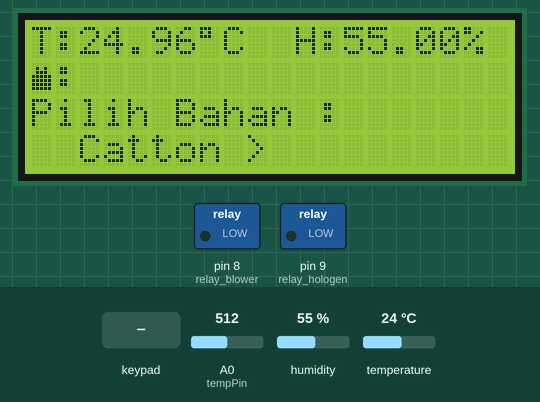
Simulated run of this sketch. Board: Arduino Uno, built with avr-gcc and run on an emulated ATmega328P. Shown: 20×4 character LCD, switched loads named in the sketch (green lamp = pin HIGH). Inputs (shaded band) come from the test bench; at power-on: A0 (tempPin) = 512, humidity 55 %, temperature 24 °C. EEPROM starts erased.

Above: at 4.3 s.
4.4 s: key 'D' pressed
At 4.9 s:
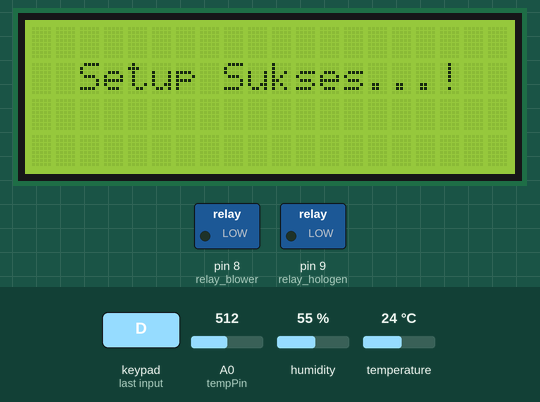
8.0 s: A0 (tempPin) set to 0
At 9.0 s:
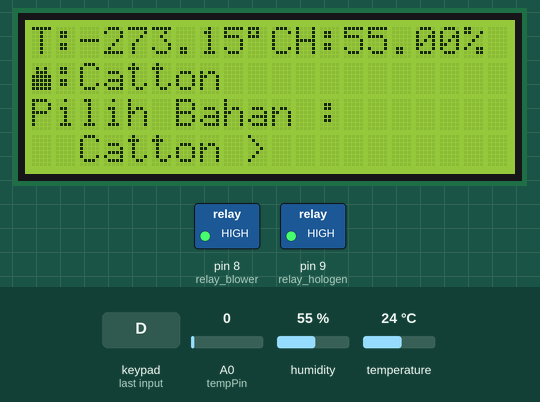
14.0 s: keypad keys 7 6 5 4 D pressed 0.4 s apart
At 16.3 s:
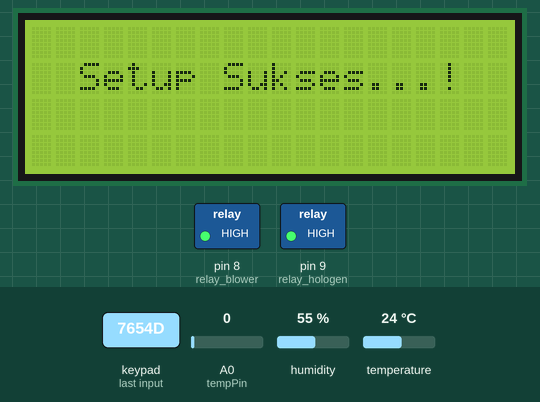
22.0 s: key 'A' pressed
At 23.2 s:
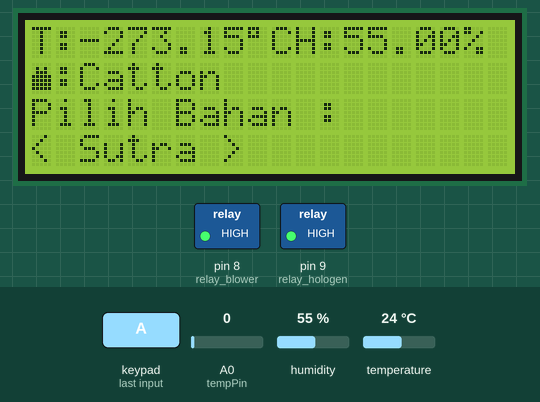
23.5 s: keypad keys 7 6 5 4 A pressed 0.4 s apart
At 26.5 s:
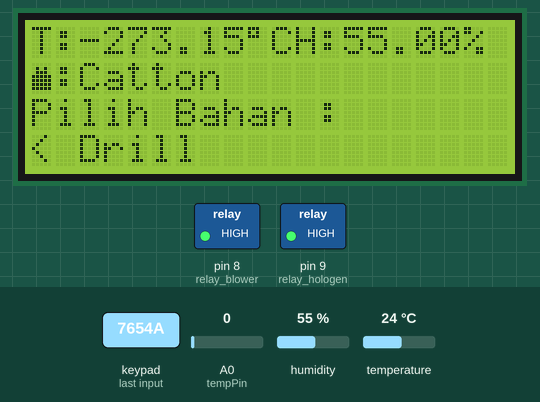
31.5 s: A0 (tempPin) set to 122
At 32.8 s:
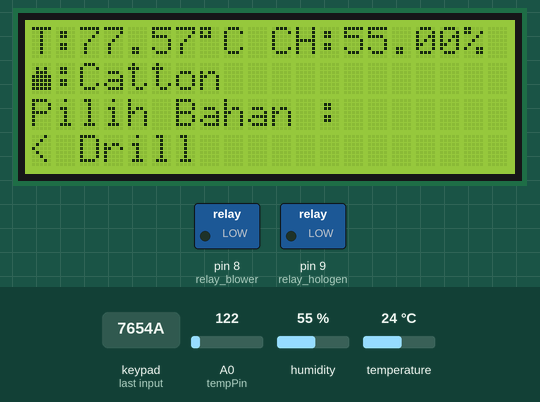
Timing chart, 0 to 34.0 s (numbered marks = the images above; inputs shaded):
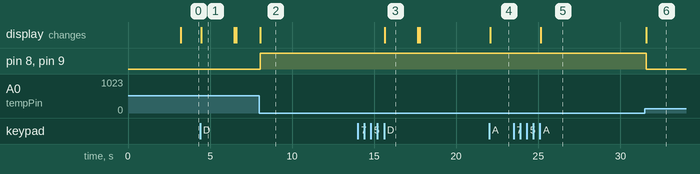

The sketch:

jemuran.ino
```cpp
#include <Wire.h>
#include<LiquidCrystal_I2C.h>
LiquidCrystal_I2C lcd(0x27, 20, 4);

#include <EEPROM.h>
byte kondisi;

//dht11
#include "DHT.h"        // including the library of DHT11 temperature and humidity sensor
#define DHTTYPE DHT11   // DHT 11
#define dht_dpin 12
DHT dht(dht_dpin, DHTTYPE);

//themistor
#define rt0 10000   // Ω
#define b 3977      // K
#define vcc 5    //Supply voltage
#define r 10000  //R=10KΩ
int tempPin = A0;
float val, rt, vr, ln, suhu, T0;
float set_suhu;

#define relay_blower 8
#define relay_hologen 9

int sensor_hujan = A3;
int hujanState = 0;

#define pin_cw 10
#define pin_cww 11
int sens_a = A1;
int sens_b = A2;

#include <Keypad.h>

const byte ROWS = 4; //four rows
const byte COLS = 4; //four columns
//define the cymbols on the buttons of the keypads
char hexaKeys[ROWS][COLS] = {
{'1', '2', '3', 'A'},
{'4', '5', '6', 'B'},
{'7', '8', '9', 'C'},
{'*', '0', '#', 'D'} };
byte rowPins[ROWS] = {7, 6, 5, 4}; //connect to the row pinouts of the keypad
byte colPins[COLS] = {3, 2, 1, 0}; //connect to the column pinouts of the keypad

//initialize an instance of class NewKeypad
Keypad customKeypad = Keypad( makeKeymap(hexaKeys), rowPins, colPins, ROWS, COLS);
int menu = 1;

byte baju[] = {
  B00000,
  B01010,
  B01110,
  B11111,
  B11111,
  B11111,
  B11111,
  B00000
};

void setup(){
  //Serial.begin(9600);
  lcd.begin();
  dht.begin();
  T0 = 25 + 273.15;
  pinMode(relay_blower,OUTPUT);
  pinMode(relay_hologen,OUTPUT);
  pinMode(sensor_hujan, INPUT);
  pinMode(sens_a, INPUT_PULLUP);
  pinMode(sens_b, INPUT_PULLUP);

  digitalWrite(relay_hologen,LOW);
  digitalWrite(relay_blower,LOW);
  lcd.setCursor(2,0);
  lcd.print("Rancangan Bangun");
  lcd.setCursor(2,1);
  lcd.print("Sistem Pengering");
  lcd.setCursor(7,2);
  lcd.print("Pakaian");
  lcd.setCursor(2,3);
  lcd.print("Industri Rumahan");
  delay(3000);
  lcd.clear();
  data_eeprom();
}

void loop(){
  sensor_suhu();
  sensor_kelembaban();
  data_eeprom();
  main_menu();
  lcd.createChar(0, baju);
  lcd.setCursor(0, 1);
  lcd.write(0);
  lcd.print(":");
  Serial.println(set_suhu);
// set suhu
//  if(digitalRead(btn_down)==LOW)
//  {
//    if(set_suhu>0)
//    {
//      set_suhu--;
//    }
//  }
//  if(digitalRead(btn_up)==LOW)
//  {
//    if(set_suhu<150)
//    {
//      set_suhu++;
//    }
//  }
//  lcd.setCursor(0,1);
//  lcd.print("Set suhu: ");
//  lcd.print(set_suhu);
//  lcd.write(0b11011111);
//  lcd.print("    ");
//
char customKey = customKeypad.getKey();
if (customKey=='A'){
    menu++;
  }
if (customKey=='B'){
   menu--;
}
if (customKey=='D'){
   executeAction();
}

//pengaturan blower,lampu,conveyor
if(suhu > set_suhu)
{
  digitalWrite(relay_hologen,LOW);
  digitalWrite(relay_blower,LOW);
}
else
{
  digitalWrite(relay_hologen,HIGH);
  digitalWrite(relay_blower,HIGH);
}
}
void main_menu() {
  lcd.setCursor(0,2);
  lcd.print("Pilih Bahan :");
  switch (menu) {
    case 0:
      menu = 1;
      break;
    case 1:
      lcd.setCursor(0, 3);
      lcd.print("  Catton >  ");
      break;
    case 2:
      lcd.setCursor(0, 3);
      lcd.print("< Sutra >  ");
      break;
    case 3:
      lcd.setCursor(0, 3);
      lcd.print("< Drill    ");
      break;
    case 4:
      menu = 3;
      break;
  }
}

void executeAction() {
  switch (menu) {
    case 1:
      action1();
      break;
    case 2:
      action2();
      break;
    case 3:
      action3();
      break;
  }
}

void action1() {
  lcd.clear();
  EEPROM.write(0,1);
  lcd.setCursor(2, 1);
  lcd.print("Setup Sukses...!");
  delay(2000);
  lcd.clear();
}
void action2() {
  lcd.clear();
  EEPROM.write(0,2);
  lcd.setCursor(2, 1);
  lcd.print("Setup Sukses...!");
  delay(2000);
  lcd.clear();
}
void action3() {
  lcd.clear();
  EEPROM.write(0,3);
  lcd.setCursor(2, 1);
  lcd.print("Setup Sukses...!");
  delay(2000);
  lcd.clear();

}
void data_eeprom() {
  Serial.println(kondisi);
  kondisi=EEPROM.read(0);
  if(kondisi == 1){
    set_suhu = 20.00;
    lcd.setCursor(2, 1);
    lcd.print("Catton");
  }
 if(kondisi==2){
    set_suhu = 28.00;
    lcd.setCursor(2, 1);
    lcd.print("Sutra  ");
  }
  if(kondisi==3){
    set_suhu = 38.00;
    lcd.setCursor(2, 1);
    lcd.print("Drill  ");
  }
}
void sensor_suhu(){
 val = analogRead(A0);              //Acquisition analog value of val
  val = (5.00 / 1023.00) * val;      //Conversion to voltage
  vr = vcc - val;
  rt = val / (vr / r);               //Resistance of rt

  ln = log(rt / rt0);
  suhu = (1 / ((ln / b) + (1 / T0))); //Temperature from thermistor

  suhu = suhu - 273.15;
   lcd.setCursor(0,0);
  lcd.print("T:");
  lcd.print(suhu);
  lcd.write(0b11011111);
  lcd.print("C ");
}
void sensor_kelembaban(){
float h = dht.readHumidity();

lcd.setCursor(11,0);
lcd.print("H:");
lcd.print(h);
lcd.print("%  ");
}
```

Measured:
- after the input at 4.4 s, the display: changes after 0.07 s (image 1)
- after the input at 8.0 s, pin 8 (relay_blower), pin 9 (relay_hologen): LOW → HIGH after 0.07 s; the display: changes after 0.07 s (image 2)
- after the input at 14.0 s, the display: changes after 1.6 s (image 3)
- after the input at 22.0 s, the display: changes after 0.07 s (image 4)
- after the input at 23.5 s, the display: changes after 1.7 s (image 5)
- after the input at 31.5 s, pin 8 (relay_blower), pin 9 (relay_hologen): HIGH → LOW after 0.07 s; the display: changes after 0.07 s (image 6)
- what the display in image 1 shows lasts 2.0 s, from 4.5 s to 6.5 s
